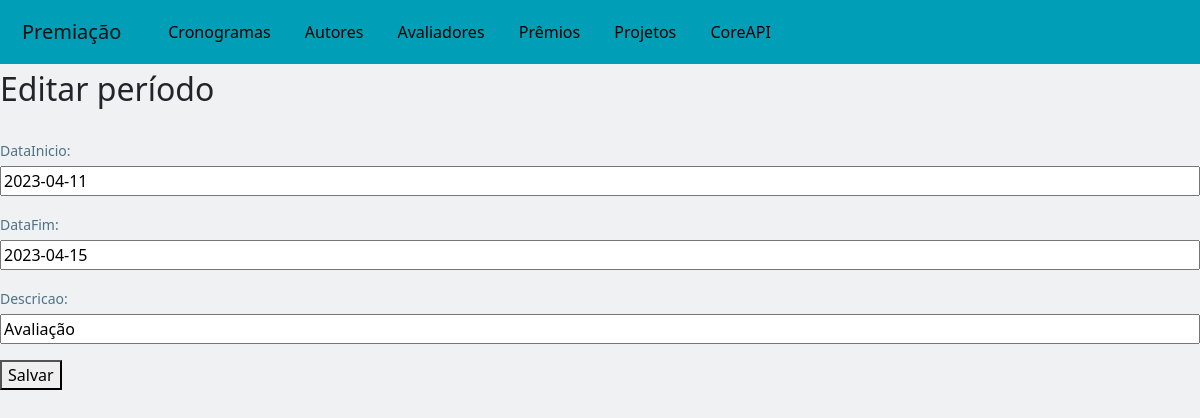
The app's page /teste/alterarCronograma/2, older data.
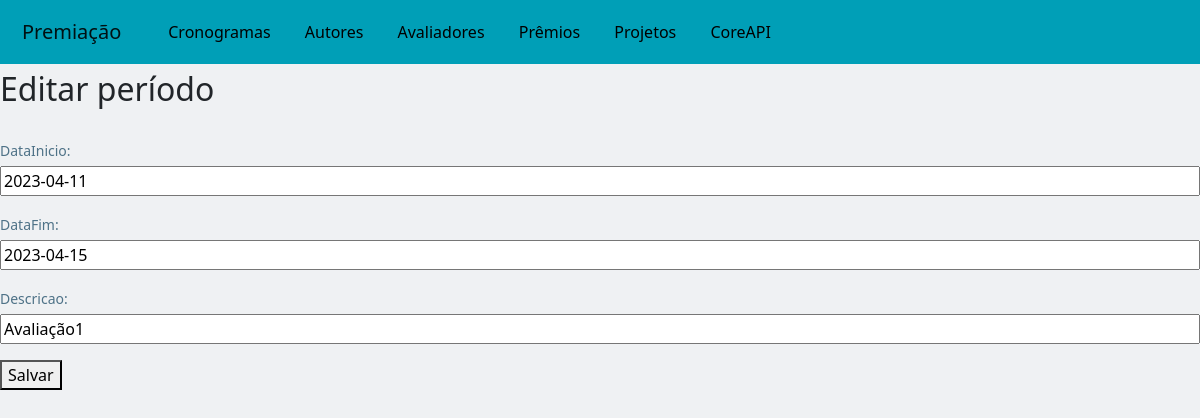
The same page, newer data.
### teste/models.py (models this page shows, shortened)
class Cronograma(models.Model):
    dataInicio = models.DateField()
    dataFim = models.DateField()
    descricao = models.CharField(max_length=200)

### teste/views.py (the view, shortened to what this page needs)
# urls.py: path('alterarCronograma/<int:id>', views.alterarCronograma, name='alterarCronograma'),
def alterarCronograma(request, id):
    cronograma = Cronograma.objects.get(id=id)
    form = CronogramaForm(instance=cronograma)
    if request.method == 'GET':
        return render(request, 'Cronograma/alterar_cronograma.html',
                      {'form': form, 'cronograma': cronograma})

### teste/forms.py
class CronogramaForm(ModelForm):
    class Meta:
        model = Cronograma
        fields = "__all__"

### teste/templates/Cronograma/alterar_cronograma.html (shortened to what this page needs)
{% extends "template.html" %}
{% block content %}
<div class="">
    <h2>Editar período</h2>
    <form action="{% url 'alterarCronograma' cronograma.id %}" method="POST" class="form">
        {{ form.as_p }}
        <button type="submit">Salvar</button>
    </form>
</div>
{% endblock %}

### teste/templates/template.html (shortened to what this page needs)
<!DOCTYPE html>
<html lang="en">
<head>
    {% load static %}
    <link href="{% static 'css/bootstrap.min.css' %}" rel="stylesheet">
    {% load static %}
    <link href="{% static 'css/styles.css' %}" rel="stylesheet">
</head>
<body>
<header class="fixed-top">
    <nav class="navbar bg-body-tertiary">
        <div class="container-fluid">
            <h5 class="navbar-brand">Premiação</h5>
            <ul class=navbar-nav">
                <li class="dropdown nav-item"><a href="#"><span>Cronogramas</span></a>
                </li>
                <li class="dropdown nav-item"><a href="#"><span>Autores</span></a>
                </li>
                <li class="dropdown nav-item"><a href="#"><span>Avaliadores</span></a>
                </li>
                <li class="dropdown nav-item"><a href="#"><span>Prêmios</span></a>
                </li>
                <li class="dropdown nav-item"><a href="#"><span>Projetos</span></a>
                </li>
                <li class="nav-item"><a href="{% url 'apiView' %}"><span>CoreAPI</span></a></li>
            </ul>
        </div>
    </nav>
</header>
<main>
    {% block content %}
    {% endblock %}
</main>
</body>
</html>

### teste/static/css/styles.css (style rules this page uses)
body { background-color: #EFF1F3; }
main { margin-top: 70px; }
h2 { margin-bottom: 30px!important; }
label { width: 100%!important; margin-bottom: 5px!important; font-size: 14px!important; font-weight: 500; color: #4e7287; }
input { width: 100%!important; }
.navbar { background-color: #009FB7; padding: 10px; display: flex; }
.navbar-brand { margin: 0; display: inline-block; }
.container-fluid { display: flex; justify-content: flex-start!important; }
.nav-item { position: relative; display: inline-block; }
.nav-item > a { display: block; padding: 10px 15px; text-decoration: none; color: #000; }
ul { margin: 0!important; list-style-type: none!important; }

Row changes from the older to the newer data that the page shows:
changed Cronograma: descricao "Avaliação" → "Avaliação1"
